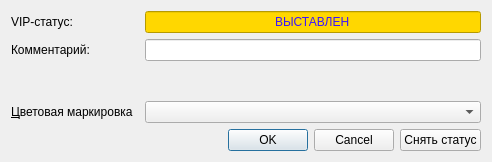
<?xml version="1.0" encoding="UTF-8"?>
<ui version="4.0">
 <class>VIPStatusComment</class>
 <widget class="QDialog" name="VIPStatusComment">
  <property name="geometry">
   <rect>
    <x>0</x>
    <y>0</y>
    <width>492</width>
    <height>162</height>
   </rect>
  </property>
  <property name="maximumSize">
   <size>
    <width>16777215</width>
    <height>162</height>
   </size>
  </property>
  <property name="windowTitle">
   <string>Комментарий к VIP-статусу</string>
  </property>
  <layout class="QGridLayout" name="gridLayout">
   <item row="1" column="0">
    <widget class="QLabel" name="label">
     <property name="text">
      <string>Комментарий:</string>
     </property>
    </widget>
   </item>
   <item row="6" column="4">
    <widget class="QPushButton" name="btnStatus">
     <property name="maximumSize">
      <size>
       <width>16777215</width>
       <height>16777215</height>
      </size>
     </property>
     <property name="text">
      <string>Снять статус</string>
     </property>
    </widget>
   </item>
   <item row="6" column="0" colspan="3">
    <spacer name="horizontalSpacer">
     <property name="orientation">
      <enum>Qt::Horizontal</enum>
     </property>
     <property name="sizeHint" stdset="0">
      <size>
       <width>40</width>
       <height>20</height>
      </size>
     </property>
    </spacer>
   </item>
   <item row="0" column="0">
    <widget class="QLabel" name="label_2">
     <property name="text">
      <string>VIP-статус:</string>
     </property>
    </widget>
   </item>
   <item row="6" column="3">
    <widget class="QDialogButtonBox" name="buttonBox">
     <property name="orientation">
      <enum>Qt::Horizontal</enum>
     </property>
     <property name="standardButtons">
      <set>QDialogButtonBox::Cancel|QDialogButtonBox::Ok</set>
     </property>
    </widget>
   </item>
   <item row="3" column="0">
    <spacer name="verticalSpacer">
     <property name="orientation">
      <enum>Qt::Vertical</enum>
     </property>
     <property name="sizeHint" stdset="0">
      <size>
       <width>20</width>
       <height>40</height>
      </size>
     </property>
    </spacer>
   </item>
   <item row="4" column="0">
    <widget class="QLabel" name="lblColor">
     <property name="text">
      <string>&amp;Цветовая маркировка</string>
     </property>
     <property name="buddy">
      <cstring>cmbColor</cstring>
     </property>
    </widget>
   </item>
   <item row="4" column="2" colspan="3">
    <widget class="CColorComboBox" name="cmbColor"/>
   </item>
   <item row="1" column="2" colspan="3">
    <widget class="QLineEdit" name="edtVIPStatusComment">
     <property name="alignment">
      <set>Qt::AlignCenter</set>
     </property>
    </widget>
   </item>
   <item row="0" column="2" colspan="3">
    <widget class="QLineEdit" name="edtStatus">
     <property name="styleSheet">
      <string notr="true">background-color: rgb(255, 215, 0);
border-color: rgb(0, 0, 0);
color: rgb(60, 21, 255);
font: bold 8pt &quot;Times New Roman&quot;;
</string>
     </property>
     <property name="text">
      <string>ВЫСТАВЛЕН</string>
     </property>
     <property name="alignment">
      <set>Qt::AlignCenter</set>
     </property>
     <property name="readOnly">
      <bool>true</bool>
     </property>
    </widget>
   </item>
  </layout>
 </widget>
 <customwidgets>
  <customwidget>
   <class>CColorComboBox</class>
   <extends>QComboBox</extends>
   <header>library/ColorEdit.h</header>
  </customwidget>
 </customwidgets>
 <resources/>
 <connections>
  <connection>
   <sender>buttonBox</sender>
   <signal>accepted()</signal>
   <receiver>VIPStatusComment</receiver>
   <slot>accept()</slot>
   <hints>
    <hint type="sourcelabel">
     <x>248</x>
     <y>254</y>
    </hint>
    <hint type="destinationlabel">
     <x>157</x>
     <y>274</y>
    </hint>
   </hints>
  </connection>
  <connection>
   <sender>buttonBox</sender>
   <signal>rejected()</signal>
   <receiver>VIPStatusComment</receiver>
   <slot>reject()</slot>
   <hints>
    <hint type="sourcelabel">
     <x>316</x>
     <y>260</y>
    </hint>
    <hint type="destinationlabel">
     <x>286</x>
     <y>274</y>
    </hint>
   </hints>
  </connection>
 </connections>
</ui>
